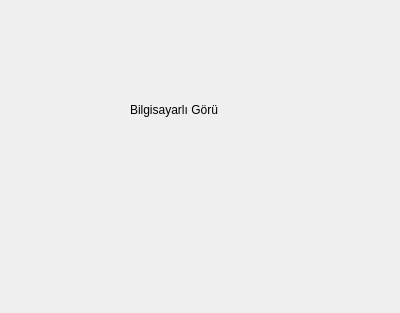
<?xml version="1.0" encoding="UTF-8"?>
<ui version="4.0">
 <class>BilgisayarliGoru</class>
 <widget class="QWidget" name="BilgisayarliGoru">
  <property name="geometry">
   <rect>
    <x>0</x>
    <y>0</y>
    <width>400</width>
    <height>313</height>
   </rect>
  </property>
  <property name="windowTitle">
   <string>Form</string>
  </property>
  <widget class="QLabel" name="label">
   <property name="geometry">
    <rect>
     <x>130</x>
     <y>100</y>
     <width>131</width>
     <height>20</height>
    </rect>
   </property>
   <property name="text">
    <string>Bilgisayarlı Görü</string>
   </property>
  </widget>
 </widget>
 <resources/>
 <connections/>
</ui>
